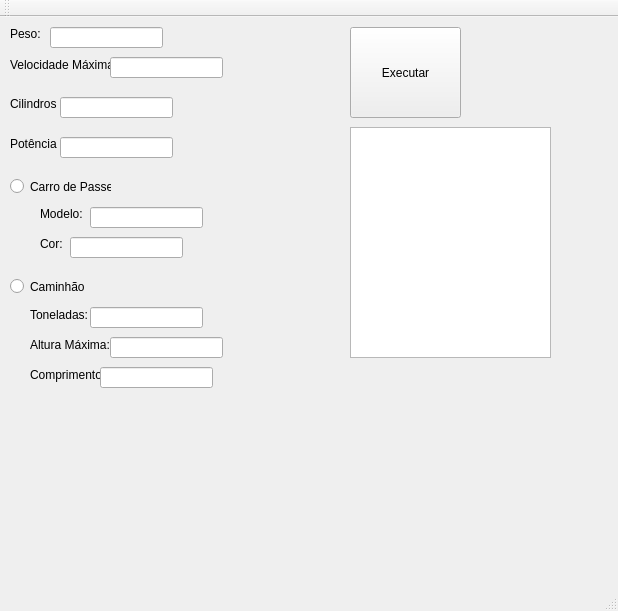
<?xml version="1.0" encoding="UTF-8"?>
<ui version="4.0">
 <class>MainWindow</class>
 <widget class="QMainWindow" name="MainWindow">
  <property name="geometry">
   <rect>
    <x>0</x>
    <y>0</y>
    <width>618</width>
    <height>611</height>
   </rect>
  </property>
  <property name="windowTitle">
   <string>MainWindow</string>
  </property>
  <widget class="QWidget" name="centralWidget">
   <widget class="QLabel" name="label">
    <property name="geometry">
     <rect>
      <x>10</x>
      <y>10</y>
      <width>47</width>
      <height>13</height>
     </rect>
    </property>
    <property name="text">
     <string>Peso:</string>
    </property>
   </widget>
   <widget class="QLabel" name="label_2">
    <property name="geometry">
     <rect>
      <x>10</x>
      <y>40</y>
      <width>101</width>
      <height>16</height>
     </rect>
    </property>
    <property name="text">
     <string>Velocidade Máxima:</string>
    </property>
   </widget>
   <widget class="QLabel" name="label_3">
    <property name="geometry">
     <rect>
      <x>10</x>
      <y>80</y>
      <width>47</width>
      <height>13</height>
     </rect>
    </property>
    <property name="text">
     <string>Cilindros:</string>
    </property>
   </widget>
   <widget class="QLabel" name="label_4">
    <property name="geometry">
     <rect>
      <x>10</x>
      <y>120</y>
      <width>47</width>
      <height>13</height>
     </rect>
    </property>
    <property name="text">
     <string>Potência:</string>
    </property>
   </widget>
   <widget class="QRadioButton" name="CarroDePasseio">
    <property name="geometry">
     <rect>
      <x>10</x>
      <y>160</y>
      <width>101</width>
      <height>19</height>
     </rect>
    </property>
    <property name="text">
     <string>Carro de Passeio</string>
    </property>
   </widget>
   <widget class="QLabel" name="label_5">
    <property name="geometry">
     <rect>
      <x>40</x>
      <y>190</y>
      <width>47</width>
      <height>13</height>
     </rect>
    </property>
    <property name="text">
     <string>Modelo:</string>
    </property>
   </widget>
   <widget class="QLabel" name="label_6">
    <property name="geometry">
     <rect>
      <x>40</x>
      <y>220</y>
      <width>47</width>
      <height>13</height>
     </rect>
    </property>
    <property name="text">
     <string>Cor:</string>
    </property>
   </widget>
   <widget class="QRadioButton" name="Caminhao">
    <property name="geometry">
     <rect>
      <x>10</x>
      <y>260</y>
      <width>84</width>
      <height>19</height>
     </rect>
    </property>
    <property name="text">
     <string>Caminhão</string>
    </property>
   </widget>
   <widget class="QLabel" name="label_7">
    <property name="geometry">
     <rect>
      <x>30</x>
      <y>290</y>
      <width>61</width>
      <height>16</height>
     </rect>
    </property>
    <property name="text">
     <string>Toneladas:</string>
    </property>
   </widget>
   <widget class="QLabel" name="label_8">
    <property name="geometry">
     <rect>
      <x>30</x>
      <y>320</y>
      <width>81</width>
      <height>16</height>
     </rect>
    </property>
    <property name="text">
     <string>Altura Máxima:</string>
    </property>
   </widget>
   <widget class="QLabel" name="label_9">
    <property name="geometry">
     <rect>
      <x>30</x>
      <y>350</y>
      <width>71</width>
      <height>16</height>
     </rect>
    </property>
    <property name="text">
     <string>Comprimento:</string>
    </property>
   </widget>
   <widget class="QPushButton" name="pushButton">
    <property name="geometry">
     <rect>
      <x>350</x>
      <y>10</y>
      <width>111</width>
      <height>91</height>
     </rect>
    </property>
    <property name="text">
     <string>Executar</string>
    </property>
   </widget>
   <widget class="QTextEdit" name="textEdit">
    <property name="geometry">
     <rect>
      <x>350</x>
      <y>110</y>
      <width>201</width>
      <height>231</height>
     </rect>
    </property>
   </widget>
   <widget class="QLineEdit" name="peso">
    <property name="geometry">
     <rect>
      <x>50</x>
      <y>10</y>
      <width>113</width>
      <height>21</height>
     </rect>
    </property>
   </widget>
   <widget class="QLineEdit" name="velocidade">
    <property name="geometry">
     <rect>
      <x>110</x>
      <y>40</y>
      <width>113</width>
      <height>21</height>
     </rect>
    </property>
   </widget>
   <widget class="QLineEdit" name="cilindros">
    <property name="geometry">
     <rect>
      <x>60</x>
      <y>80</y>
      <width>113</width>
      <height>21</height>
     </rect>
    </property>
   </widget>
   <widget class="QLineEdit" name="potencia">
    <property name="geometry">
     <rect>
      <x>60</x>
      <y>120</y>
      <width>113</width>
      <height>21</height>
     </rect>
    </property>
   </widget>
   <widget class="QLineEdit" name="modelo">
    <property name="geometry">
     <rect>
      <x>90</x>
      <y>190</y>
      <width>113</width>
      <height>21</height>
     </rect>
    </property>
   </widget>
   <widget class="QLineEdit" name="cor">
    <property name="geometry">
     <rect>
      <x>70</x>
      <y>220</y>
      <width>113</width>
      <height>21</height>
     </rect>
    </property>
   </widget>
   <widget class="QLineEdit" name="toneladas">
    <property name="geometry">
     <rect>
      <x>90</x>
      <y>290</y>
      <width>113</width>
      <height>21</height>
     </rect>
    </property>
   </widget>
   <widget class="QLineEdit" name="altura">
    <property name="geometry">
     <rect>
      <x>110</x>
      <y>320</y>
      <width>113</width>
      <height>21</height>
     </rect>
    </property>
   </widget>
   <widget class="QLineEdit" name="comprimento">
    <property name="geometry">
     <rect>
      <x>100</x>
      <y>350</y>
      <width>113</width>
      <height>21</height>
     </rect>
    </property>
   </widget>
  </widget>
  <widget class="QMenuBar" name="menuBar">
   <property name="geometry">
    <rect>
     <x>0</x>
     <y>0</y>
     <width>618</width>
     <height>20</height>
    </rect>
   </property>
  </widget>
  <widget class="QToolBar" name="mainToolBar">
   <attribute name="toolBarArea">
    <enum>TopToolBarArea</enum>
   </attribute>
   <attribute name="toolBarBreak">
    <bool>false</bool>
   </attribute>
  </widget>
  <widget class="QStatusBar" name="statusBar"/>
 </widget>
 <layoutdefault spacing="6" margin="11"/>
 <resources/>
 <connections/>
</ui>
